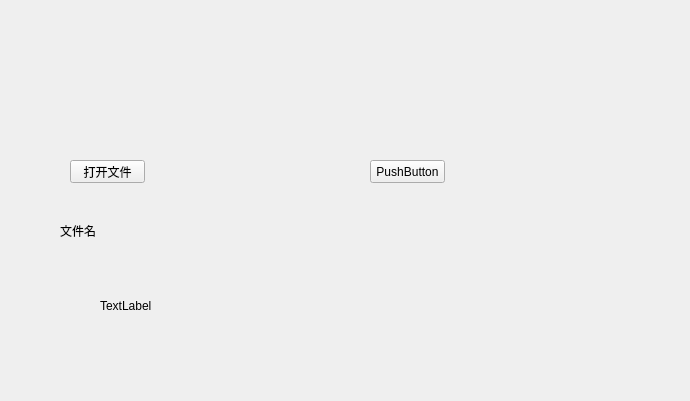
<?xml version="1.0" encoding="UTF-8"?>
<ui version="4.0">
 <class>client</class>
 <widget class="QWidget" name="client">
  <property name="geometry">
   <rect>
    <x>0</x>
    <y>0</y>
    <width>690</width>
    <height>401</height>
   </rect>
  </property>
  <property name="windowTitle">
   <string>client</string>
  </property>
  <widget class="QPushButton" name="openButton">
   <property name="geometry">
    <rect>
     <x>70</x>
     <y>160</y>
     <width>75</width>
     <height>23</height>
    </rect>
   </property>
   <property name="text">
    <string>打开文件</string>
   </property>
  </widget>
  <widget class="QLabel" name="label">
   <property name="geometry">
    <rect>
     <x>60</x>
     <y>210</y>
     <width>581</width>
     <height>41</height>
    </rect>
   </property>
   <property name="text">
    <string>文件名</string>
   </property>
  </widget>
  <widget class="QLabel" name="label_2">
   <property name="geometry">
    <rect>
     <x>100</x>
     <y>300</y>
     <width>54</width>
     <height>12</height>
    </rect>
   </property>
   <property name="text">
    <string>TextLabel</string>
   </property>
  </widget>
  <widget class="QPushButton" name="sendButton">
   <property name="geometry">
    <rect>
     <x>370</x>
     <y>160</y>
     <width>75</width>
     <height>23</height>
    </rect>
   </property>
   <property name="text">
    <string>PushButton</string>
   </property>
  </widget>
 </widget>
 <layoutdefault spacing="6" margin="11"/>
 <resources/>
 <connections/>
</ui>
